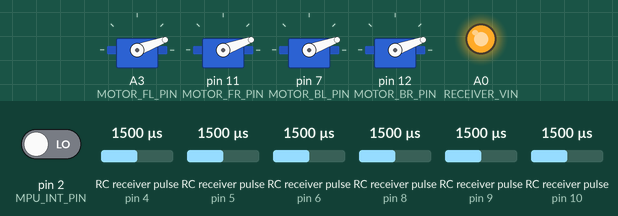
This sketch was run on a simulated Arduino Uno, built with avr-gcc and run on an emulated ATmega328P. Parts: 4 × servo, output pins drawn as LEDs (lit = HIGH). Wiring (inferred from the names in the program): 6 × RC receiver channel: data pin 4 / data pin 5 / data pin 6 / data pin 8 / data pin 9 / data pin 10. The test bench sets the inputs (shaded band); at power-on: RC receiver pulse (sensors on pin 10, pin 4, pin 5, pin 6, pin 8, pin 9) 1500 µs, pin 2 (MPU_INT_PIN) LOW. What the sketch prints to the serial monitor is not drawn.

Above: at 8.7 s.
8.8 s: RC receiver pulse (sensor on pin 10) set to 1896 µs
10.3 s: RC receiver pulse (sensor on pin 10) set to 1921 µs
At 10.6 s:
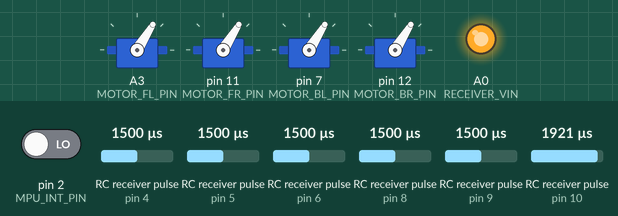
13.3 s: RC receiver pulse (sensor on pin 10) set to 1020 µs
At 14.5 s:
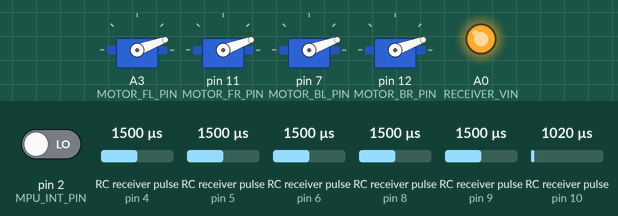
14.8 s: RC receiver pulse (sensor on pin 10) set to 1980 µs
At 15.3 s:
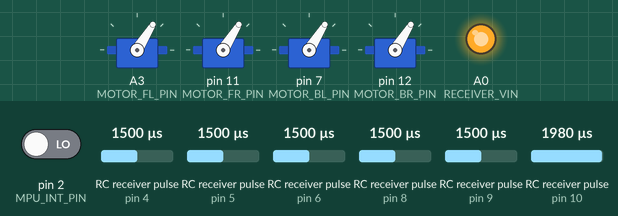
Timing chart, 0 to 17.3 s (numbered marks = the images above; inputs shaded):
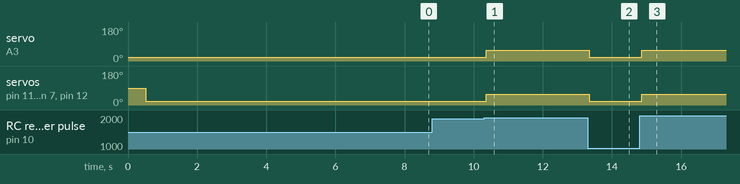

The sketch:

startup_dev.ino
```cpp
#include "I2Cdev.h"
#include "MPU6050_6Axis_MotionApps20.h"
#if I2CDEV_IMPLEMENTATION == I2CDEV_ARDUINO_WIRE
    #include "Wire.h"
#endif

#include <EnableInterrupt.h>
#include <Servo.h>

#define PRINT_MOTORS  false
#define SERIAL_PORT_SPEED 57600

#define NUM_RC_CHANNELS 6

// === Pins configuration

#define MPU_INT_PIN  2

#define RL_CH_PIN     4   // CH1
#define FB_CH_PIN     5   // CH2
#define TR_CH_PIN     6   // CH3
#define YW_CH_PIN     8   // CH4
#define EMPTY_CH_PIN  9   // CH5  --- not in use --> not connected
#define PWR_CH_PIN    10  // CH6

#define MOTOR_FL_PIN  A3
#define MOTOR_FR_PIN  11
#define MOTOR_BL_PIN  7
#define MOTOR_BR_PIN  12

#define RECEIVER_VIN  A0
#define RECEIVER_GND  A1
// #define MPU_SDA  A4
// #define MPU_SCL  A5

#define RL_CH_ID    0   // CH1
#define FB_CH_ID    1   // CH2
#define TR_CH_ID    2   // CH3
#define YW_CH_ID    3   // CH4
#define EMPTY_CH_ID 4   // CH5
#define PWR_CH_ID   5   // CH6

#define MOTOR_SYNC_DELAY_MS  7 * 1000
#define LOOP_DELAY_MS  50

#define CH_MIN_VALUE  1000
#define CH_MAX_VALUE  2000

#define CH_TR_MIN   5   //  accessible min value
#define CH_TR_MAX   90  //  accessible max value

#define PWR_ON_VALUE  90
#define MOTOR_SYNC_VALUE  20  // connected, but not spinning
#define MOTOR_MIN_VALUE  58   // spinning slowest
#define MOTOR_MAX_VALUE  160  // spinning fastest

#define THROTTLE_STICK_CHANGE 3
#define MAX_STICK_CHANGE  8
#define MOTOR_CHANGE  1
#define MAX_ACCL_VALUE  4

#define ANGLE_CHANGE_UNIT 5
#define MOTOR_CHANGE_UNIT 1

#define POWER_OFF_MODE  false
#define POWER_ON_MODE   true

// ========== Global variables
MPU6050 mpu;
uint8_t dev_status;      // return status after each device operation (0 = success, !0 = error)
uint8_t mpu_int_status;   // holds actual interrupt status byte from MPU
bool dmp_ready = false;  // set true if DMP init was successful
uint16_t packet_size;    // expected DMP packet size (default is 42 bytes)
uint16_t fifo_count;     // count of all bytes currently in FIFO
uint8_t fifo_buffer[64]; // FIFO storage buffer

Quaternion q;           // [w, x, y, z]         quaternion container
VectorInt16 accl;       // [x, y, z]            accel sensor measurements
VectorInt16 real_accl;  // [x, y, z]            gravity-free accel sensor measurements
VectorInt16 world_accl; // [x, y, z]            world-frame accel sensor measurements
VectorFloat gravity;    // [x, y, z]            gravity vector
float euler[3];         // [psi, theta, phi]    Euler angle container
float ypr[3];           // [yaw, pitch, roll]   yaw/pitch/roll container and gravity vector

uint16_t current_rc_values[NUM_RC_CHANNELS];
uint32_t pin_high_start[NUM_RC_CHANNELS];

volatile uint16_t rc_shared[NUM_RC_CHANNELS];
volatile bool mpu_interrupt = false;     // indicates whether MPU interrupt pin has gone high

int rcChannelPins[] = {
  RL_CH_PIN, FB_CH_PIN, TR_CH_PIN,
  YW_CH_PIN, EMPTY_CH_PIN, PWR_CH_PIN
};

bool last_power_mode = POWER_OFF_MODE;   //  false = OFF, true = ON

Servo motor_f_l;
Servo motor_f_r;
Servo motor_b_l;
Servo motor_b_r;

int last_motor_f_l;
int last_motor_f_r;
int last_motor_b_l;
int last_motor_b_r;

// ========== Helper functions

void mpu_interrupt_handler() {
    mpu_interrupt = true;
}

void init_mpu() {
  // init connection library
  #if I2CDEV_IMPLEMENTATION == I2CDEV_ARDUINO_WIRE
    Wire.begin();
    Wire.setClock(400000); // 400kHz I2C clock. Comment this line if having compilation difficulties
  #elif I2CDEV_IMPLEMENTATION == I2CDEV_BUILTIN_FASTWIRE
    Fastwire::setup(400, true);
  #endif

  // connect to device
  Serial.println("Initializing I2C devices...");
  mpu.initialize();
  pinMode(MPU_INT_PIN, INPUT);

  Serial.println("Testing device connections...");
  Serial.println(mpu.testConnection() ? "MPU6050 connection successful" : "MPU6050 connection failed");

  // load and configure the DMP
  Serial.println("Initializing DMP...");
  dev_status = mpu.dmpInitialize();

  // set gyro & accel. offsets
  mpu.setXGyroOffset(-21);
  mpu.setYGyroOffset(32);
  mpu.setZGyroOffset(67);

  mpu.setXAccelOffset(-4101);
  mpu.setYAccelOffset(1529);
  mpu.setZAccelOffset(1530);  // 1541

  // make sure it worked (returns 0 if so)
  if (dev_status == 0) {
    // turn on the DMP, now that it's ready
    Serial.println("Enabling DMP...");
    mpu.setDMPEnabled(true);

    // enable Arduino interrupt detection
    Serial.println("Enabling interrupt detection (Arduino external interrupt 0)...");
    enableInterrupt(MPU_INT_PIN, mpu_interrupt_handler, RISING);
//    attachInterrupt(digitalPinToInterrupt(MPU_INT_PIN), dmp_data_ready, RISING);
    mpu_int_status = mpu.getIntStatus();

    // set our DMP Ready flag so the main loop() function knows it's okay to use it
    Serial.println("DMP ready! Waiting for first interrupt...");
    dmp_ready = true;

    // get expected DMP packet size for later comparison
    packet_size = mpu.dmpGetFIFOPacketSize();
  }
  else {
    // ERROR!
    // 1 = initial memory load failed
    // 2 = DMP configuration updates failed
    // (if it's going to break, usually the code will be 1)
    Serial.print("DMP Initialization failed (code ");
    Serial.print(dev_status);
    Serial.println(")");
  }
}

void rc_read_values() {
  noInterrupts();
  memcpy(current_rc_values, (const void *)rc_shared, sizeof(rc_shared));
  interrupts();

  for (int i = 0; i < NUM_RC_CHANNELS; ++i) {
    current_rc_values[i] = cmap_pin(current_rc_values[i]);
  }
}

void pin_change_handler(uint8_t channel_id, uint8_t input_pin) {
  if (digitalRead(input_pin) == HIGH) {
    pin_high_start[channel_id] = micros();
  } else {
    uint16_t high_length = (uint16_t)(micros() - pin_high_start[channel_id]);
    rc_shared[channel_id] = high_length;
  }
}

void rl_ch_change_handler()     { pin_change_handler(RL_CH_ID,    RL_CH_PIN); }
void fb_ch_change_handler()     { pin_change_handler(FB_CH_ID,    FB_CH_PIN); }
void tr_ch_change_handler()     { pin_change_handler(TR_CH_ID,    TR_CH_PIN); }
void yw_ch_change_handler()     { pin_change_handler(YW_CH_ID,    YW_CH_PIN); }
void empty_ch_change_handler()  { pin_change_handler(EMPTY_CH_ID, EMPTY_CH_PIN); }
void pwr_ch_change_handler()    { pin_change_handler(PWR_CH_ID,   PWR_CH_PIN); }

int clip_value(int original_value, int min_value, int max_value) {
  return min(max(min_value, original_value), max_value);
}

int cmap(int original_value, int original_min, int original_max, int target_min, int target_max) {
  // map original value to target range
  int mapped_value = map(original_value, original_min, original_max, target_min, target_max);

  // return clipped value
  return clip_value(mapped_value, target_min, target_max);
}

int cmap_pin(int original_value) {
  return cmap(original_value, CH_MIN_VALUE, CH_MAX_VALUE, 0, 100);
}

int cmap_stick(int original_value) {
  return cmap(original_value, 0, 100, -MAX_STICK_CHANGE, MAX_STICK_CHANGE);
}

int map_angle_to_axis_state(int angle_value) {
  return map(angle_value, -ANGLE_CHANGE_UNIT, ANGLE_CHANGE_UNIT, -MOTOR_CHANGE_UNIT, MOTOR_CHANGE_UNIT);
}

double cmap_accl(double original_value) {
  double source_range_max = MAX_ACCL_VALUE;
  double source_range_min = -source_range_max;
  double source_range_size = source_range_max - source_range_min;

  double target_range_max = MAX_STICK_CHANGE;
  double target_range_min = -target_range_max;
  double target_range_size = target_range_max - target_range_min;

  return target_range_min + target_range_size * (original_value - source_range_min) / source_range_size;
}

int mclip(int original_value) {
  if (MOTOR_SYNC_VALUE == original_value) {
    return MOTOR_SYNC_VALUE;
  }
  else {
    return clip_value(original_value, MOTOR_MIN_VALUE, MOTOR_MAX_VALUE);
  }
}

void apply_motor_change(int f_l_change, int f_r_change,
                        int b_l_change, int b_r_change)
{
  // calculate and write new values last values
  write_motor_values(

    last_motor_f_l + f_l_change,    last_motor_f_r + f_r_change,

    last_motor_b_l + b_l_change,    last_motor_b_r + b_r_change

  );
}

void write_motor_values(int f_l, int f_r,
                        int b_l, int b_r)
{
    // save last values
    last_motor_f_l = mclip(f_l);   last_motor_f_r = mclip(f_r);
    last_motor_b_l = mclip(b_l);   last_motor_b_r = mclip(b_r);

    // write values to motors
    motor_f_l.write(last_motor_f_l);   motor_f_r.write(last_motor_f_r);
    motor_b_l.write(last_motor_b_l);   motor_b_r.write(last_motor_b_r);

    // report values
    if (PRINT_MOTORS) {
      Serial.println("-------------------------------");
      Serial.print(last_motor_f_l);   Serial.print("     ");   Serial.println(last_motor_f_r);
      Serial.print(last_motor_b_l);   Serial.print("     ");   Serial.println(last_motor_b_r);
    }
}

// ========== Logic functions

void setup() {
  // begin serial connection
  Serial.begin(SERIAL_PORT_SPEED);

  // initiate output pins
  pinMode(RECEIVER_VIN, OUTPUT);
  pinMode(RECEIVER_GND, OUTPUT);
  digitalWrite(RECEIVER_VIN, HIGH);
  digitalWrite(RECEIVER_GND, LOW);

  // init mpu
  init_mpu();

  // initiate input pins' mode
  for (int i = 0; i < NUM_RC_CHANNELS; ++i) {
    pinMode(rcChannelPins[i], INPUT);
  }

  // enable interrupt on rc pins
  enableInterrupt(RL_CH_PIN, rl_ch_change_handler, CHANGE);
  enableInterrupt(FB_CH_PIN, fb_ch_change_handler, CHANGE);
  enableInterrupt(TR_CH_PIN, tr_ch_change_handler, CHANGE);
  enableInterrupt(YW_CH_PIN, yw_ch_change_handler, CHANGE);
  enableInterrupt(EMPTY_CH_PIN, empty_ch_change_handler, CHANGE);
  enableInterrupt(PWR_CH_PIN, pwr_ch_change_handler, CHANGE);

  // attach each output pin to related servo object
  motor_f_l.attach(MOTOR_FL_PIN);
  motor_f_r.attach(MOTOR_FR_PIN);
  motor_b_l.attach(MOTOR_BL_PIN);
  motor_b_r.attach(MOTOR_BR_PIN);

  // run initialization code
  sync_init();
}

void sync_init() {
  // write motors syncronization signal value
  write_motor_values(MOTOR_SYNC_VALUE, MOTOR_SYNC_VALUE, MOTOR_SYNC_VALUE, MOTOR_SYNC_VALUE);

  // wait for syncronization process to complete
  delay(MOTOR_SYNC_DELAY_MS);
}

void handle_power_mode_change(bool current_power_mode) {
  if (current_power_mode == POWER_OFF_MODE) {
    write_motor_values(MOTOR_SYNC_VALUE, MOTOR_SYNC_VALUE, MOTOR_SYNC_VALUE, MOTOR_SYNC_VALUE);
  }
  else if (current_power_mode != last_power_mode) {
    // write value
    write_motor_values(MOTOR_MIN_VALUE, MOTOR_MIN_VALUE, MOTOR_MIN_VALUE, MOTOR_MIN_VALUE);
  }

  // store current mode
  last_power_mode = current_power_mode;
}

void loop() {
  // validate dmp is ready
  if (!dmp_ready) return;

  // read current rc values
  rc_read_values();

  // get power mode read
  int power_ch_value = current_rc_values[PWR_CH_ID];

  // run only if power is on
  if (power_ch_value > PWR_ON_VALUE) {
    // check for power mode change and handle it
    handle_power_mode_change(POWER_ON_MODE);

    // apply flight logic
    apply_flight_logic();
  }
  else {
    // check for power mode change and handle it
    handle_power_mode_change(POWER_OFF_MODE);
  }

  // wait for a while..
  delay(LOOP_DELAY_MS);
}

void apply_flight_logic() {
  // get throttle channel read
  int throttle_ch_value = \
    cmap(current_rc_values[TR_CH_ID], CH_TR_MIN, CH_TR_MAX, -THROTTLE_STICK_CHANGE, THROTTLE_STICK_CHANGE);

  // get yaw channel read --  positive = move CW command.
  int yaw_ch_value = cmap_stick(current_rc_values[YW_CH_ID]);

  // read acc sensor
  if (!mpu_interrupt) {
    return;
  }

  // reset interrupt flag and get INT_STATUS byte
  mpu_interrupt = false;
  mpu_int_status = mpu.getIntStatus();
  read_mpu_values();  // updates world_accl to currect acceleration sensor read

  // map angle to motor speed change for each axis
  int pitch_size = map_angle_to_axis_state(ypr[1]);   // positive = drone's nose is up
  int roll_size = map_angle_to_axis_state(ypr[2]);    // positive = drone tilts left

  Serial.print(ypr[0]);   Serial.print("\t");   Serial.print(ypr[1]);   Serial.print("\t");   Serial.println(ypr[2]);
  Serial.print(pitch_size);   Serial.print("\t");   Serial.println(roll_size);

//  // calculate overall expected acceleration on each axis
//  double margin = 1;
//  int move_cw = 0;  // todo: complete- get angular speed over z axis
//  int should_tilt_forward = (ypr[1] > margin ? 1 : (ypr[1] < -margin ? -1 : 0));
//  int should_tilt_right = (ypr[2] > margin ? 1 : (ypr[2] < -margin ? -1 : 0));

//  Serial.print(throttle_ch_value);   Serial.print("\t");
//  Serial.print(cmap_stick(current_rc_values[FB_CH_ID]));   Serial.print("\t");
//  Serial.print(cmap_stick(current_rc_values[RL_CH_ID]));   Serial.print("\t");
//  Serial.println(cmap_stick(current_rc_values[YW_CH_ID]));

//  // add remote signals and limit tilt angles
//  double max_tilt_angle = 15;
//  if (abs(ypr[1]) < max_tilt_angle) {
//    should_tilt_forward += cmap_stick(current_rc_values[FB_CH_ID]);
//  }
//
//  if (abs(ypr[2]) < max_tilt_angle) {
//    should_tilt_right += cmap_stick(current_rc_values[RL_CH_ID]);
//  }

//  // get YAW channel read
//  int yw_ch_change = 2 * cmap_stick(current_rc_values[YW_CH_ID]);

//  // calculate motor values
//  int fl_motor_value_change = throttle_ch_value + (-move_cw * MOTOR_CHANGE) + (-should_tilt_forward * MOTOR_CHANGE) + (should_tilt_right * MOTOR_CHANGE);
//  int fr_motor_value_change = throttle_ch_value + (move_cw * MOTOR_CHANGE)  + (-should_tilt_forward * MOTOR_CHANGE) + (-should_tilt_right * MOTOR_CHANGE);
//  int bl_motor_value_change = throttle_ch_value + (move_cw * MOTOR_CHANGE)  + (should_tilt_forward * MOTOR_CHANGE)  + (should_tilt_right * MOTOR_CHANGE);
//  int br_motor_value_change = throttle_ch_value + (-move_cw * MOTOR_CHANGE) + (should_tilt_forward * MOTOR_CHANGE)  + (-should_tilt_right * MOTOR_CHANGE);

//  // update motor values
//  apply_motor_change(
//    fl_motor_value_change, fr_motor_value_change,
//    bl_motor_value_change, br_motor_value_change
//  );
}

void read_mpu_values() {
  // get current FIFO count
  fifo_count = mpu.getFIFOCount();

  // check for overflow (this should never happen unless our code is too inefficient)
  if ((mpu_int_status & 0x10) || fifo_count == 1024) {
    // reset so we can continue cleanly
    mpu.resetFIFO();
    Serial.println("FIFO overflow!");
  }
  else if (mpu_int_status & 0x02) {  // otherwise, check for DMP data ready interrupt (this should happen frequently)
    // wait for correct available data length, should be a VERY short wait
    while (fifo_count < packet_size) fifo_count = mpu.getFIFOCount();

    // read a packet from FIFO
    mpu.getFIFOBytes(fifo_buffer, packet_size);

    // track FIFO count here in case there is > 1 packet available
    // (this lets us immediately read more without waiting for an interrupt)
    fifo_count -= packet_size;

    // display Euler angles in degrees
    mpu.dmpGetQuaternion(&q, fifo_buffer);
    mpu.dmpGetGravity(&gravity, &q);
    mpu.dmpGetYawPitchRoll(ypr, &q, &gravity);

    // convert angles to degrees and set values according to sensor orientation
    ypr[0] *= 180/M_PI;
    ypr[1] *= -180/M_PI;    // so now positive is up
    ypr[2] *= 180/M_PI;     // positive is right side up
  }
}
```

Measured:
- the behaviour switches between 1908 and 1909 µs on RC receiver pulse (sensor on pin 10) (found by bisection; images 0 and 1)
- after the input at 8.8 s, every drawn part: stays the same
- after the input at 10.3 s, servo on A3 (MOTOR_FL_PIN), servo on pin 11 (MOTOR_FR_PIN), servo on pin 7 (MOTOR_BL_PIN), servo on pin 12 (MOTOR_BR_PIN): 20° → 58° after 0.06 s
- after the input at 13.3 s, servo on A3 (MOTOR_FL_PIN), servo on pin 11 (MOTOR_FR_PIN), servo on pin 7 (MOTOR_BL_PIN), servo on pin 12 (MOTOR_BR_PIN): 58° → 20° at once
- after the input at 14.8 s, servo on A3 (MOTOR_FL_PIN), servo on pin 11 (MOTOR_FR_PIN), servo on pin 7 (MOTOR_BL_PIN), servo on pin 12 (MOTOR_BR_PIN): 20° → 58° after 0.06 s
